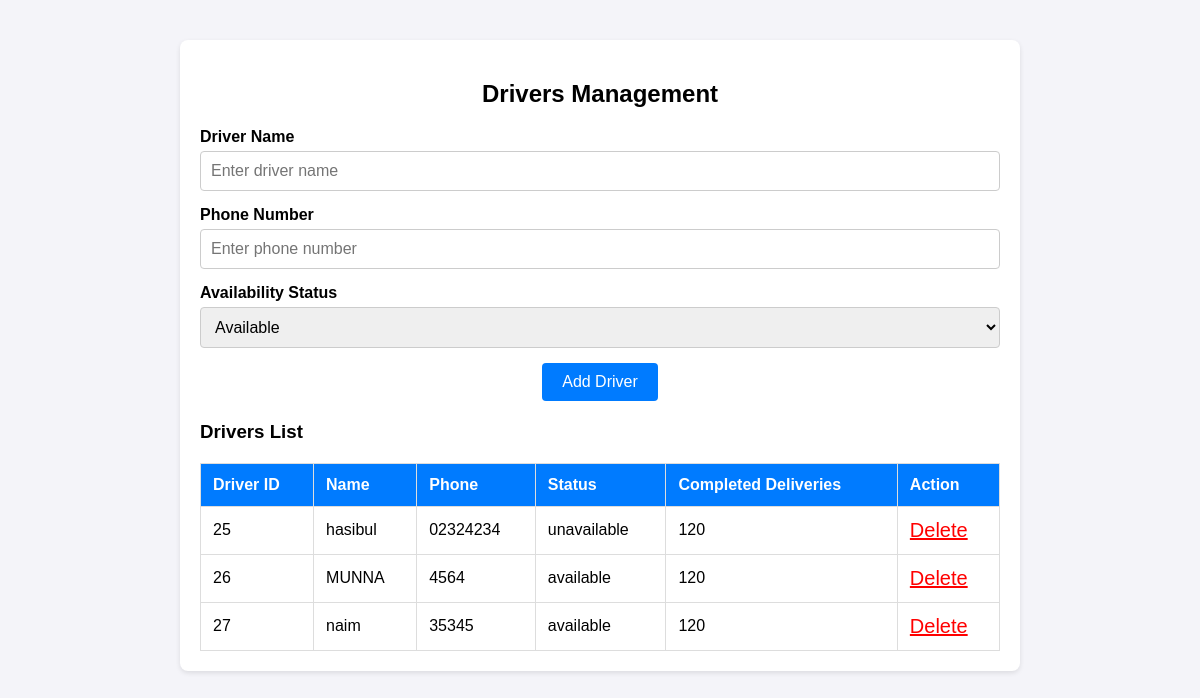
The page /userpannel/drivermanagement/driverm.php on the database its author committed.
### tables this page shows
CREATE TABLE `driver_management` (
  `id` int(100) NOT NULL,
  `driver_name` varchar(100) NOT NULL,
  `driver_phone` varchar(100) NOT NULL,
  `available` varchar(100) NOT NULL
);

### userpannel/drivermanagement/driverm.php (the view, shortened to what this page needs)
<?php
$database = mysqli_connect("localhost", "root", "", "fasttrack");
?>
<div class="drivers-container">
    <h2>Drivers Management</h2>
    <form action="" method="post">
        <div class="form-group">
            <label for="driver-name">Driver Name</label>
            <input type="text" id="driver-name" name="driver_name" placeholder="Enter driver name">
        </div>
        <div class="form-group">
            <label for="driver-phone">Phone Number</label>
            <input type="text" id="driver-phone" name="driver_phone" placeholder="Enter phone number">
        </div>
        <div class="form-group">
            <label for="driver-status">Availability Status</label>
            <select id="driver-status" name="driver_status">
                <option value="available">Available</option>
            </select>
        </div>
        <div class="form-actions">
            <button type="submit" name="add-driver">Add Driver</button>
        </div>
    </form>
    <?php
    $db = $database->query("select * from driver_management");
    echo "<h3>Drivers List</h3>
    <table>
        <thead>
            <tr>
                <th>Driver ID</th>
                <th>Name</th>
                <th>Phone</th>
                <th>Status</th>
                <th>Completed Deliveries</th>
                <th>Action</th>
            </tr>
        </thead>";
    while ($row= $db->fetch_assoc()) {
        echo "<tbody>
            <tr>
                <td>{$row['id']}</td>
                <td>{$row['driver_name']} </td>
                <td>{$row['driver_phone']}</td>
                <td>{$row['available']}</td>
                <td>120</td>
                <td><a href='index.php?deleteid={$row['id']}' style='color:red; font-size:20px;'>Delete</a></td>
            </tr>
            </tbody>";
    }
    echo "</table>";
    ?>
</div>

### userpannel/drivermanagement/driverm.php (style rules this page uses)
.drivers-container { max-width: 800px; margin: 20px auto; background: #fff; padding: 20px; border-radius: 8px; box-shadow: 0 2px 5px rgba(0, 0, 0, 0.1); }
h2 { text-align: center; margin-bottom: 20px; }
.form-group { margin-bottom: 15px; }
.form-group label { display: block; margin-bottom: 5px; font-weight: bold; }
.form-group input, .form-group select { width: 100%; padding: 10px; font-size: 16px; border: 1px solid #ccc; border-radius: 4px; }
.form-actions { text-align: center; margin-bottom: 20px; }
.form-actions button { padding: 10px 20px; font-size: 16px; border: none; border-radius: 4px; cursor: pointer; background-color: #007bff; color: #fff; }
table { width: 100%; border-collapse: collapse; margin-top: 20px; }
table, th, td { border: 1px solid #ddd; }
th, td { padding: 12px; text-align: left; }
th { background-color: #007bff; color: #fff; }

### rows shown on the page
driver_management: id "25", driver_name "hasibul", driver_phone "02324234", available "unavailable"
driver_management: id "26", driver_name "MUNNA", driver_phone "4564", available "available"
driver_management: id "27", driver_name "naim", driver_phone "35345", available "available"
